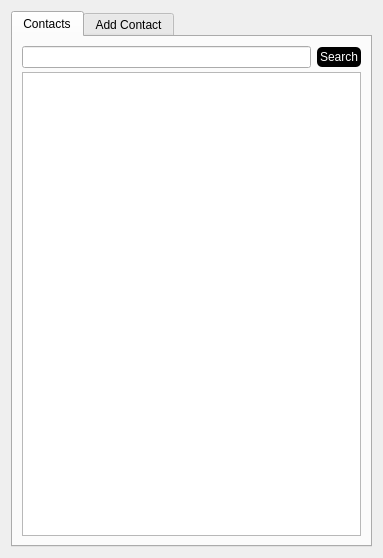
<?xml version="1.0" encoding="UTF-8"?>
<ui version="4.0">
 <class>Form</class>
 <widget class="QWidget" name="Form">
  <property name="geometry">
   <rect>
    <x>0</x>
    <y>0</y>
    <width>383</width>
    <height>558</height>
   </rect>
  </property>
  <property name="windowTitle">
   <string>Form</string>
  </property>
  <layout class="QHBoxLayout" name="horizontalLayout">
   <item>
    <widget class="QTabWidget" name="tabWidget">
     <property name="tabShape">
      <enum>QTabWidget::Rounded</enum>
     </property>
     <property name="currentIndex">
      <number>0</number>
     </property>
     <property name="movable">
      <bool>true</bool>
     </property>
     <widget class="QWidget" name="tab_2">
      <attribute name="title">
       <string>Contacts</string>
      </attribute>
      <layout class="QHBoxLayout" name="horizontalLayout_2">
       <item>
        <layout class="QGridLayout" name="gridLayout">
         <property name="horizontalSpacing">
          <number>6</number>
         </property>
         <property name="verticalSpacing">
          <number>4</number>
         </property>
         <item row="0" column="0">
          <widget class="QLineEdit" name="SearchBar"/>
         </item>
         <item row="0" column="1">
          <widget class="QPushButton" name="searchBtn">
           <property name="styleSheet">
            <string notr="true">background-color: rgb(155, 135, 255);
background-color: rgb(0, 0, 0);
color: rgb(255, 255, 255);
border-radius:5px;
padding:3px;</string>
           </property>
           <property name="text">
            <string>Search</string>
           </property>
          </widget>
         </item>
         <item row="1" column="0" colspan="2">
          <widget class="QListWidget" name="contactList"/>
         </item>
        </layout>
       </item>
      </layout>
     </widget>
     <widget class="QWidget" name="tab">
      <attribute name="title">
       <string>Add Contact</string>
      </attribute>
      <layout class="QFormLayout" name="formLayout">
       <item row="0" column="0">
        <widget class="QLabel" name="label">
         <property name="text">
          <string>Firstname</string>
         </property>
        </widget>
       </item>
       <item row="0" column="1">
        <widget class="QLineEdit" name="lineEdit_2"/>
       </item>
       <item row="1" column="0">
        <widget class="QLabel" name="label_2">
         <property name="text">
          <string>Lastname</string>
         </property>
        </widget>
       </item>
       <item row="1" column="1">
        <widget class="QLineEdit" name="lineEdit_3"/>
       </item>
       <item row="2" column="0">
        <widget class="QLabel" name="label_3">
         <property name="text">
          <string>Email</string>
         </property>
        </widget>
       </item>
       <item row="2" column="1">
        <widget class="QLineEdit" name="lineEdit_4"/>
       </item>
       <item row="3" column="0">
        <widget class="QLabel" name="label_4">
         <property name="text">
          <string>Phone Number</string>
         </property>
        </widget>
       </item>
       <item row="3" column="1">
        <widget class="QLineEdit" name="lineEdit_5"/>
       </item>
       <item row="4" column="1">
        <widget class="QPushButton" name="pushButton_2">
         <property name="text">
          <string>Save</string>
         </property>
        </widget>
       </item>
      </layout>
     </widget>
    </widget>
   </item>
  </layout>
 </widget>
 <resources/>
 <connections/>
</ui>
